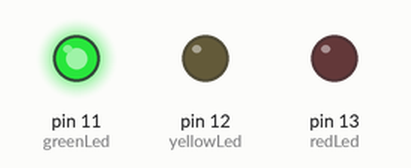
This sketch was run on a simulated Arduino Uno, built with avr-gcc and run on an emulated ATmega328P. On the bench: output pins drawn as LEDs (lit = HIGH).

Above: at 2.0 s.
At 4.07 s:
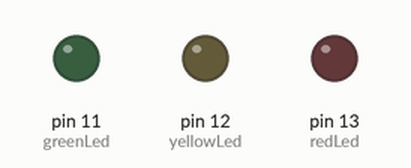
At 4.6 s:
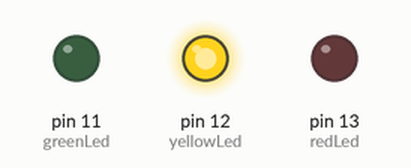
At 7.3 s:
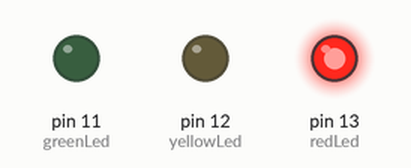
At 9.8 s:
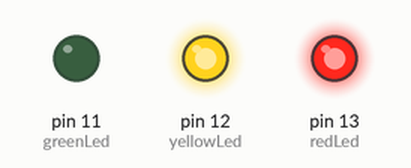
Timing chart, 0 to 13.4 s (numbered marks = the images above):
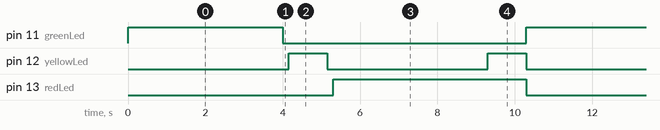

The sketch:

ThreeLeds02.ino
```cpp
int greenLed =11;
int yellowLed = 12;
int redLed = 13;

bool goodToGo = true;

void setup() {
  pinMode(greenLed, OUTPUT);
  pinMode(yellowLed, OUTPUT);
  pinMode(redLed, OUTPUT);
}

void loop() {
  if(goodToGo)
  {
   turnLedON(greenLed, 4);
   turnLedON(yellowLed, 1);
   goodToGo = false;
  }
  else
  {
   digitalWrite(redLed, HIGH);
   delay(4000);
   digitalWrite(yellowLed,HIGH);
   delay(1000);
   digitalWrite(redLed,LOW);
   digitalWrite(yellowLed, LOW);
   goodToGo = true;
  }
}

void turnLedON(int led, int seconds)
{
  digitalWrite(led, HIGH);
  delay(seconds * 1000);
  digitalWrite(led,LOW);
  delay(150);
}
```

Measured:
- by itself, pin 11 (greenLed): alternates HIGH for 4.0 s and LOW for 6.3 s
- by itself, pin 12 (yellowLed): alternates HIGH for 1.0 s and LOW for 4.2 s
- by itself, pin 13 (redLed): alternates HIGH for 5.0 s and LOW for 5.3 s
